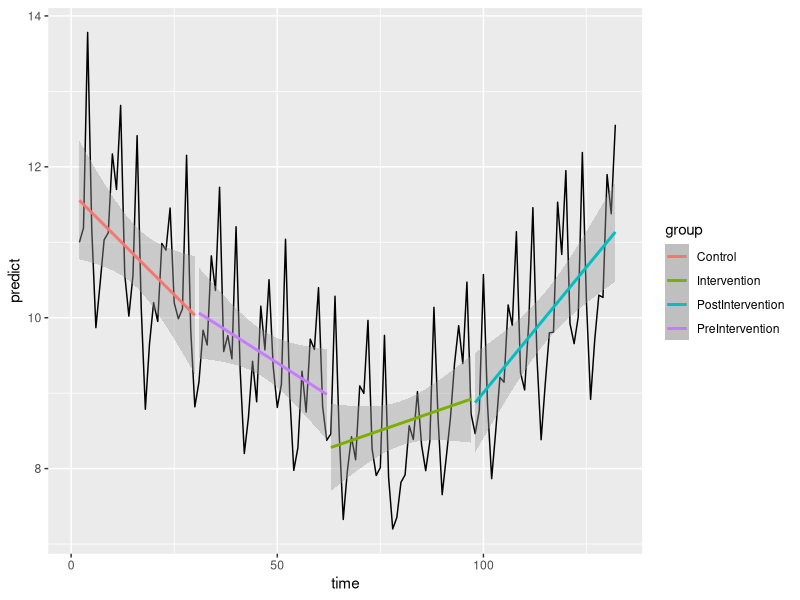

Write R code to recreate this figure.
## ---- chunk 1
library(tidyverse)
library(knitr)
## ---- chunk 2

lm_right <- function(formula,data,...){
                                      mod <- lm(formula,data)
                                      class(mod) <- c('lm_right',class(mod))
                                      mod
                                      }

## ---- chunk 3

  lm_left <- function(formula,data,...){
                                        mod <- lm(formula,data)
                                        class(mod) <- c('lm_left',class(mod))
                                        mod
                                        }
## ---- chunk 4
  predictdf.lm_right <- 
    function(model, xseq, se, level){
                            init_range = range(model$model$x)
                            xseq <- xseq[xseq >=init_range[1]]
                            ggplot2:::predictdf.default(model, xseq[-length(xseq)], se, level)
                                    }


## ---- chunk 5
 predictdf.lm_left <- 
    function(model, xseq, se, level){
                            init_range = range(model$model$x)
                            xseq <- xseq[xseq <=init_range[2]]
                            ggplot2:::predictdf.default(model, xseq[-length(xseq)], se, level)
                                    }


## ---- chunk 6
int = 85
set.seed(42)

df <- data.frame(
                count = as.integer(rpois(132, 9) + rnorm(132, 1, 1)),
                time = 1:132,  
                at_risk = rep(
                          c(4305, 4251, 4478, 4535, 4758, 4843, 4893, 4673, 4522, 4454, 4351),
                          each  = 12
                             )
                ) %>% 
  mutate(
    month = rep(factor(month.name, levels = month.name),11),
    intv = ifelse(time >= int, 1, 0),
    intv_trend = c(rep(0, (int - 1)),1:(length(unique(time)) - (int - 1))),
    lag_count = dplyr::lag(count)
  )
head(df)
## ---- chunk 7
fit <- glm(
          count ~ month + time + intv + intv_trend + log(lag_count) + offset(log(at_risk)),
          family = "poisson",
          data = df
          )

summary(fit)
## ---- chunk 8
df$group = rep(c("Control","PreIntervention","Intervention","PostIntervention"), c(30,32, 35,35))


df$predict = c(NA, predict(fit, type="response"))

kable(df[50:70,])
## ---- chunk 9
  ggplot(data = df, aes(x = time, y = predict)) +

    geom_line() +
    geom_smooth(data=filter(df,group=="Control"),method="lm", se=TRUE, aes(colour=group),fullrange=FALSE)+
    geom_smooth(data=filter(df,group=="PreIntervention"),method="lm", se=TRUE, aes(colour=group),fullrange=FALSE)+
    geom_smooth(data=filter(df,group=="Intervention"),method="lm", se=TRUE, aes(colour=group),fullrange=FALSE)+
    geom_smooth(data=filter(df,group=="PostIntervention"),method="lm", se=TRUE, aes(colour=group),fullrange=FALSE)+
    geom_smooth(data=filter(df,group=="Intervention"),method="lm_left", se=TRUE, aes(colour=group),fullrange=TRUE, linetype = "dashed",alpha=0.1)+
    geom_smooth(data=filter(df,group=="PreIntervention"),method="lm_right", se=TRUE, aes(colour=group),fullrange=TRUE, linetype = "dashed",alpha=0.1)

